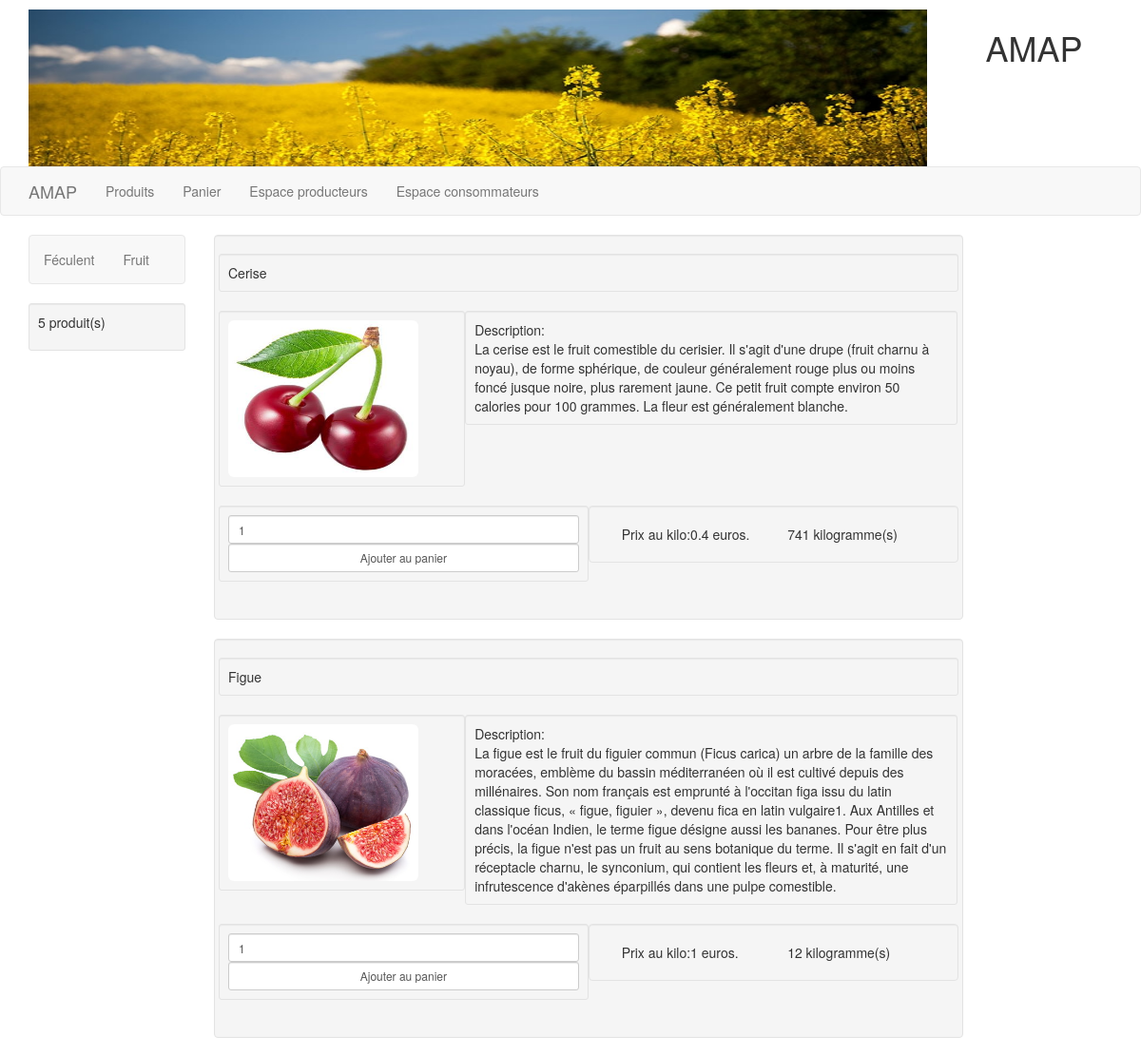
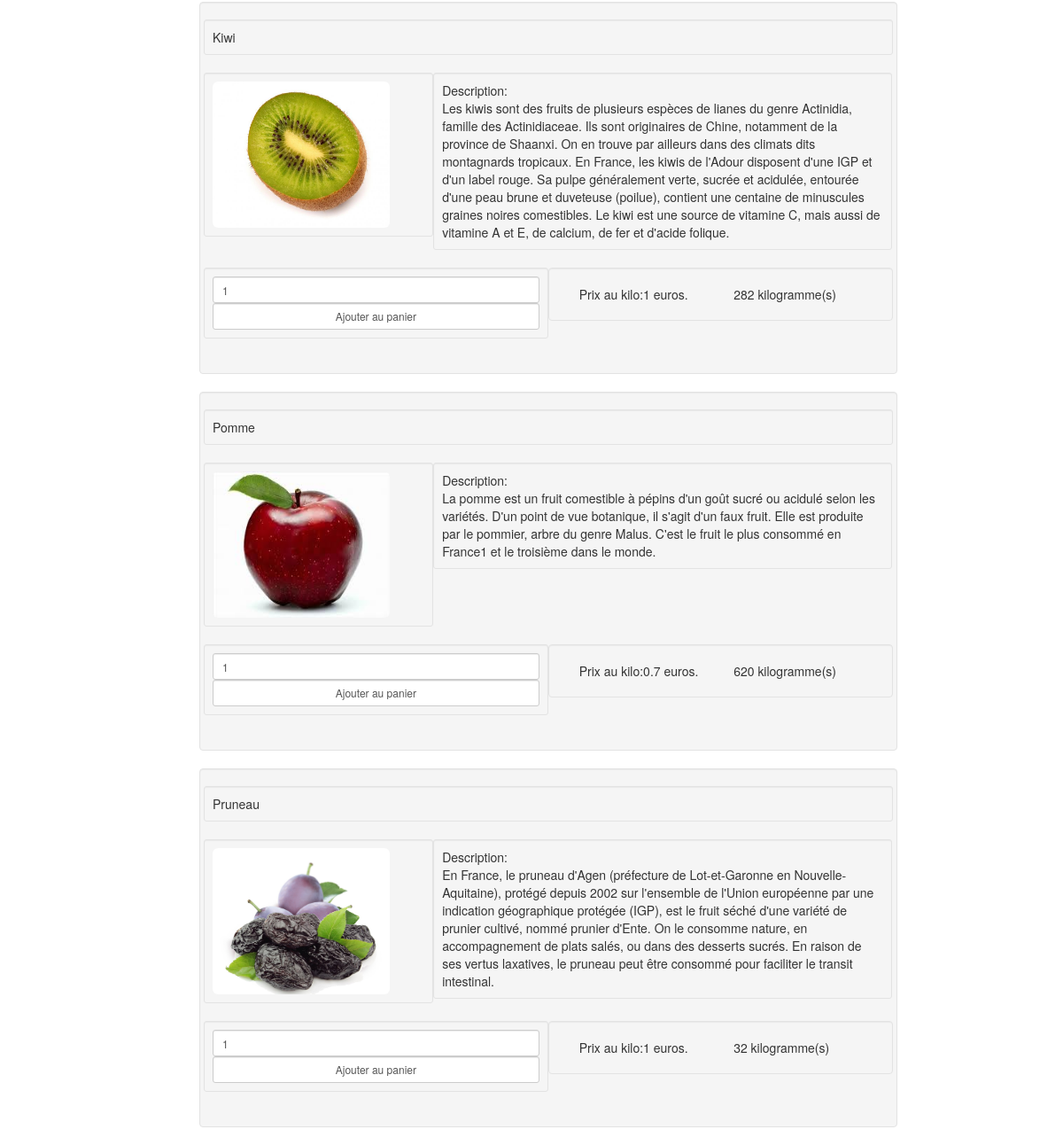
Screenshot of /index.php?uc=voirProduits&categ=2 with the database file from the repository (2 pictures, top to bottom).
### tables this page shows
CREATE TABLE `categorie` (
  `id` int(11) NOT NULL,
  `libelle` varchar(50) DEFAULT NULL
);

CREATE TABLE `produit` (
  `id` int(11) NOT NULL,
  `libelle` varchar(25) DEFAULT NULL,
  `description` varchar(1000) DEFAULT NULL,
  `prixunitaire` float DEFAULT NULL,
  `quantite` int(11) NOT NULL,
  `id_utilisateur` int(11) DEFAULT NULL,
  `id_categorie` int(11) DEFAULT NULL,
  `image` varchar(200) NOT NULL
);

### controleurs/c_voirProduits.php (called while the page is built)
<?php
	$categories = $pdo->get_categ();
	if (!isset($_REQUEST['categ']))
	{
		$produits = $pdo->get_produit(0);
	}
	else
	{
		$produits = $pdo->get_produit($_REQUEST['categ']);
	}
	include('vues/v_voirProduits.php');
?>

### util/fonctions.php (called while the page is built, shortened)
<?php
class AMAP
{
  	private static $serveur='mysql:host=localhost';
  	private static $bdd='dbname=amap';
  	private static $user='root' ;
  	private static $mdp='' ;
	private static $monPdo;
	private static $monAMAP = null;
	private function __construct()
	{
		try
		{
			AMAP::$monPdo = new PDO(AMAP::$serveur.';'.AMAP::$bdd, AMAP::$user, AMAP::$mdp);
			AMAP::$monPdo->setAttribute(PDO::ATTR_ERRMODE,PDO::ERRMODE_WARNING);
			AMAP::$monPdo->query("SET CHARACTER SET utf8");
		}
    	catch(PDOException $e)
		{
			echo 'Connexion impossible';
		}
	}
	public static function getAMAP()
	{
		if(AMAP::$monAMAP == null)
		{
			AMAP::$monAMAP= new AMAP();
		}
		return AMAP::$monAMAP;
	}
	public function get_categ()
	{
	    $req = AMAP::$monPdo->prepare('SELECT id, libelle FROM categorie ORDER BY libelle');
	    $req->execute();
	    $categories = $req->fetchAll();
	    return $categories;
	}
	public function get_produit($uneCateg)
	{
	    $uneCateg = (int) $uneCateg;
		if($uneCateg==0)
		{$req = 'SELECT * FROM produit WHERE quantite > 0 ORDER BY libelle';}
		else
		{$req = "SELECT * FROM produit WHERE quantite > 0 AND produit.id_categorie = '".$uneCateg."' ORDER BY libelle";}
		$req = AMAP::$monPdo->prepare($req);
	    $req->execute();
	    $produits = $req->fetchAll();
	    return $produits;
	}
}
?>

### vues/v_voirProduits.php (the view, shortened to what this page needs)
<div class="container">
	<div class="row">
			<div class="sidebar-nav col-sm-2 col-12">
				<div class="navbar navbar-default" role="navigation">
					<ul class="nav navbar-nav">
					<?php
					foreach($categories as $categorie)
					{
						echo "<li>
								<a href='index.php?uc=voirProduits&categ=".$categorie['id']."'>".$categorie['libelle']."</a>
							 </li>";
					}
					?>
					</ul>
				</div>
				<?php
					echo "<div class='well well-sm'><p>".count($produits)." produit(s)</p></div>";
				?>
			</div>
		  <div class="col-sm-10 col-xs-12">
			<?php
				foreach($produits as $cle => $produit)
				{
				echo "<div class='col-12 col-sm-10 well'>
							<div class='row'>
								<div class='well well-sm' id='libelle_produit".$produit['id']."'>".$produit['libelle']."
								</div>
							</div>
							<div class='row'>
								<div class='col-12'>
									<div class='col-12 col-sm-6 col-md-4 well well-sm'>
										<img class='imageproduit img-rounded' src= 'img/produits/".mb_strtolower($produit['libelle']).".jpg' alt='' />
									</div>
									<div class='col-12 col-sm-6 col-md-8 well well-sm' id='description_produit".$produit['id']."'>Description:<br/>".$produit['description']."</div>
								</div>
							</div>
							<div class='row'>";
								if (isset($_SESSION['id_Type_utilisateur']) && $_SESSION['id_Type_utilisateur'] == 2)
								{
									echo "<div class='col-12 well'>
											<div class='col-sm-6' id='pu_produit".$produit['id']."'>Prix au kilo:".$produit['prixunitaire']." euros.
											</div>
											<div class='col-sm-6' id='quantite_produit".$produit['id']."'>".$produit['quantite']." kilogramme(s)
											</div>
										</div>";
								}
								else
								{
									echo "<div class='col-12 col-sm-6 well well-sm'>
											<form method='post' action='index.php?uc=gestionPanier&action=ajouter&imageProduit=".$produit['image']."&idProduit=".$produit['id']."&libelleProduit=".$produit['libelle']."&descriptionProduit=".$produit['description']."&prixProduit=".$produit['prixunitaire']."'>
												<input type='number' value=1 id='qte_produit' class='form-control input-sm' name='qte_produit' min='1'>
												<input type='submit' id='button_produit".$produit['id']."' class='form-control input-sm' value='Ajouter au panier'></input>
											</form>
										</div>";
									echo "<div class='col-12 col-sm-6 well'>
											<div class='col-sm-6' id='pu_produit".$produit['id']."'>Prix au kilo:".$produit['prixunitaire']." euros.
											</div>
											<div class='col-sm-6' id='quantite_produit".$produit['id']."'>".$produit['quantite']." kilogramme(s)
											</div>
										</div>";
								}
								echo "
							</div>
					</div>";
				}
		?>
		  </div>
	</div>
</div>

### css/style.css (style rules this page uses)
a { text-decoration: none; color: blue; }
body { padding-top: 10px; }
.imageproduit { width: 200px; height: 165px; }

### rows the page displays
categorie: libelle "Féculent"
categorie: libelle "Fruit"
produit: libelle "Cerise", shows a picture, description "La cerise est le fruit comestible du cerisier. Il s'agit d'une drupe (fruit charnu à noyau), de forme sphérique, de couleur généralement rouge plus ou moins foncé jusque noire, plus rarement jaune. Ce petit fruit compte environ 50 calories pour 100 grammes. La fleur est généralement blanche.", prixunitaire "0.4", quantite "741"
produit: libelle "Figue", shows a picture, description "La figue est le fruit du figuier commun (Ficus carica) un arbre de la famille des moracées, emblème du bassin méditerranéen où il est cultivé depuis des millénaires. Son nom français est emprunté à l'occitan figa issu du latin classique ficus, « figue, figuier », devenu fica en latin vulgaire1. Aux Antilles et dans l'océan Indien, le terme figue désigne aussi les bananes. Pour être plus précis, la figue n'est pas un fruit au sens botanique du terme. Il s'agit en fait d'un réceptacle charnu, le synconium, qui contient les fleurs et, à maturité, une infrutescence d'akènes éparpillés dans une pulpe comestible.", prixunitaire "1", quantite "12"
produit: libelle "Kiwi", shows a picture, description "Les kiwis sont des fruits de plusieurs espèces de lianes du genre Actinidia, famille des Actinidiaceae. Ils sont originaires de Chine, notamment de la province de Shaanxi. On en trouve par ailleurs dans des climats dits montagnards tropicaux. En France, les kiwis de l'Adour disposent d'une IGP et d'un label rouge. Sa pulpe généralement verte, sucrée et acidulée, entourée d'une peau brune et duveteuse (poilue), contient une centaine de minuscules graines noires comestibles. Le kiwi est une source de vitamine C, mais aussi de vitamine A et E, de calcium, de fer et d'acide folique.", prixunitaire "1", quantite "282"
produit: libelle "Pomme", shows a picture, description "La pomme est un fruit comestible à pépins d'un goût sucré ou acidulé selon les variétés. D'un point de vue botanique, il s'agit d'un faux fruit. Elle est produite par le pommier, arbre du genre Malus. C'est le fruit le plus consommé en France1 et le troisième dans le monde.", prixunitaire "0.7", quantite "620"
produit: libelle "Pruneau", shows a picture, description "En France, le pruneau d'Agen (préfecture de Lot-et-Garonne en Nouvelle-Aquitaine), protégé depuis 2002 sur l'ensemble de l'Union européenne par une indication géographique protégée (IGP), est le fruit séché d'une variété de prunier cultivé, nommé prunier d'Ente. On le consomme nature, en accompagnement de plats salés, ou dans des desserts sucrés. En raison de ses vertus laxatives, le pruneau peut être consommé pour faciliter le transit intestinal.", prixunitaire "1", quantite "32"

### other values shown
count($produits) "5"
